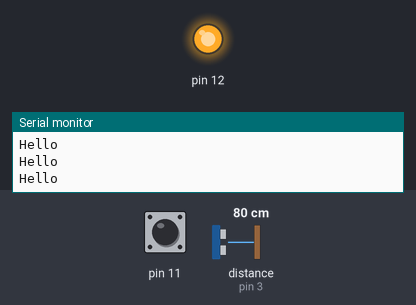
Simulated run of this sketch. Board: Arduino Uno, built with avr-gcc and run on an emulated ATmega328P. Shown: output pins drawn as LEDs (lit = HIGH), the last lines printed to the serial monitor. Wiring (inferred from the names in the program): ultrasonic range finder: trigger pin 2; echo pin 3. The test bench sets the inputs (shaded band); at power-on: pin 11 HIGH, distance to the obstacle (sensor on pin 3) 80 cm. The echo pulse lasts 58.3 µs per cm; pins used as bus, display or sensor lines are not drawn.

Above: at 1.2 s.
1.3 s: pin 11 pulled LOW for 0.15 s
At 2.6 s:
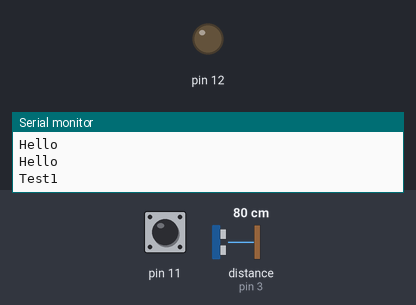
Timing chart, 0 to 21.4 s (numbered marks = the images above; inputs shaded):
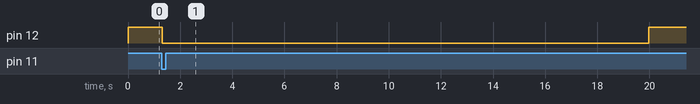

The sketch:

SecuritySystem.ino
```cpp
#define Trig 2
#define Echo 3

bool bypass = false;
int bypassTime = 20;
int lastTime;
int nowTime;

void setup() {
  // put your setup code here, to run once:
  Serial.begin(9600);

  //Setting up the sensor
  pinMode(Trig, OUTPUT);
  pinMode(Echo, INPUT);

  pinMode(12, OUTPUT);
  pinMode(11, INPUT_PULLUP);

}

void loop() {
  nowTime = millis();
  int timeDiff = nowTime - lastTime;
  // put your main code here, to run repeatedly:
  digitalWrite(Trig, LOW);
  delayMicroseconds(2);
  digitalWrite(Trig, HIGH);
  delayMicroseconds(5);
  digitalWrite(Trig, LOW);

  float t = pulseIn(Echo, HIGH);
  float distance = t*0.017015;


  if(digitalRead(11) == LOW && bypass == false) {
    Serial.println("Test1");
    bypass = true;
    bypassTime = 20;
  }

  if(bypass == true) {
    if(timeDiff > 980) {
      timeDiff = 0;
      lastTime = nowTime;
      bypassTime -= 1;
    }
  }

  if(bypassTime == 0 && bypass == true) {
    bypass = false;
  }

  if(distance <= 91 && bypass == false) {
    Serial.println("Hello");
    digitalWrite(12, HIGH);
    //delay(2000);
  }
  else {
    digitalWrite(12, LOW);
  }
}
```

Measured:
- after the input at 1.3 s, pin 12: HIGH → LOW at once, → HIGH 18.7 s later
